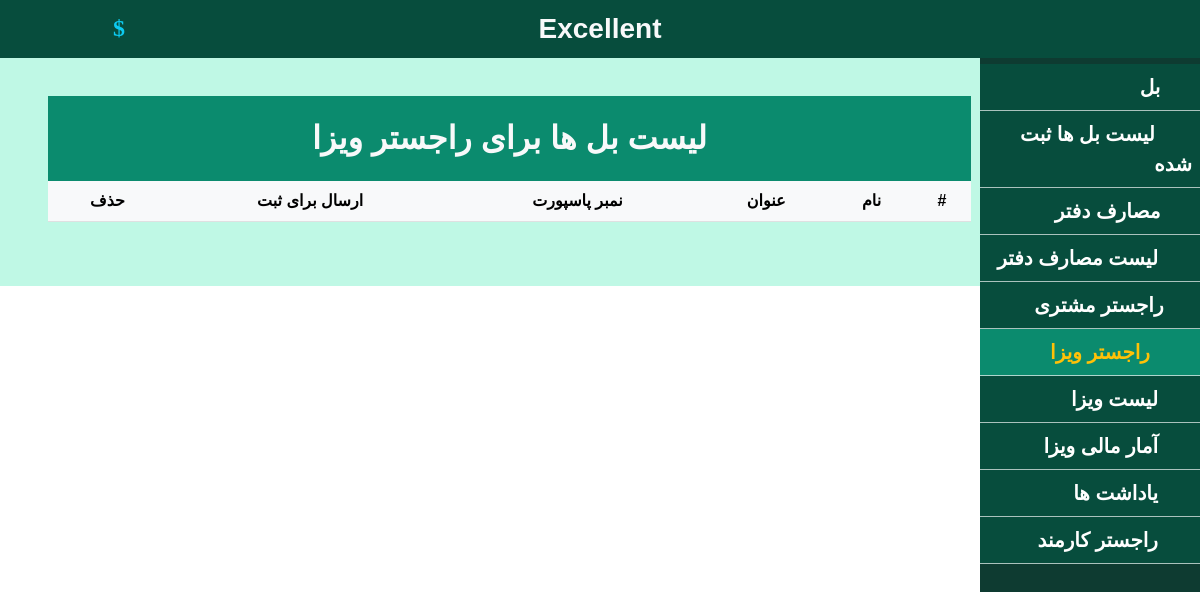
/billVisa/, run on an earlier commit of the app's database.
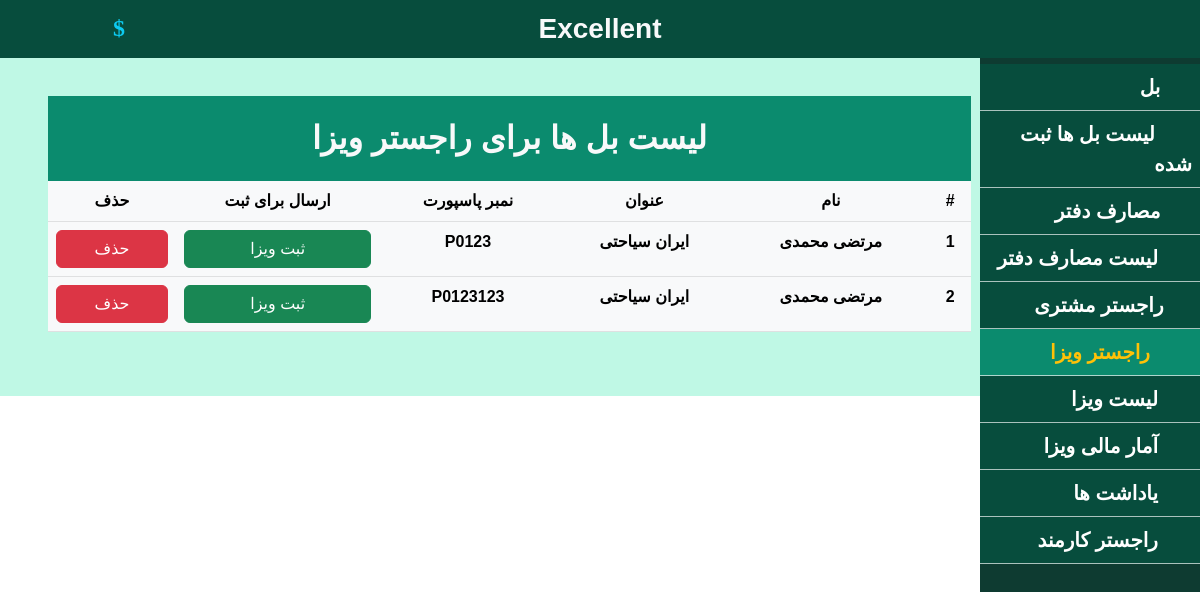
And on a later commit of the database.
### travel_tour/models.py (models this page shows, shortened)
class BCV(models.Model):
    bill = models.ForeignKey(Bill, on_delete=models.CASCADE, null= True)
    customer = models.ForeignKey(Customer, on_delete=models.CASCADE, null= True)
    visa = models.ForeignKey(Visa, on_delete=models.CASCADE, null= True)

class Customer(models.Model):
    name = models.CharField(max_length=50)
    lastname = models.CharField(max_length=50)
    address = models.CharField(max_length=50)
    email = models.CharField(max_length=50,default='unknown')
    phone = models.CharField(max_length=50)
    mainstate = models.CharField(max_length=20)
    currentstate = models.CharField(max_length=20)
    passport = models.CharField(max_length=50,null=True)
    profile = models.ImageField(upload_to='profile/' , blank= True)
    passportImage = models.ImageField(upload_to='document/' , blank= True, null=True)
    cardImage = models.ImageField(upload_to='document/' , blank= True, null=True)

class Bill(models.Model):
    name = models.CharField(max_length=50)
    reciveddoc = models.CharField(max_length=50)
    visatype = models.ForeignKey(VisaType, on_delete=models.CASCADE,null=True)
    othertype = models.ForeignKey(otherbill,on_delete=models.CASCADE,null=True)
    date = models.DateField(auto_now = True)
    price = models.FloatField()
    payed = models.FloatField()
    money = models.ForeignKey(Money, on_delete=models.CASCADE)
    duration = models.IntegerField(null=True)
    isdone = models.BooleanField(default=False)
    cr = models.BooleanField(default=False)
    cv = models.BooleanField(default=False)

class VisaType(models.Model):
    country = models.CharField(max_length=20)
    duration = models.IntegerField()
    type = models.CharField(max_length=20)
    price = models.FloatField()
    money = models.ForeignKey(Money, on_delete=models.CASCADE)

### travel_tour/views.py (the view)
# urls.py: path('billVisa/', billVisa, name='billVisa'),
def billVisa(request):
    context = {}
    records = mod.BCV.objects.filter(visa = None)
    context['records'] = records
    context['page'] = 'راجستر ویزا'
    context['visaregister'] = ' text-warning sub-bg ps-3'
    return render(request,'visa/bill_visa.html',context)

### templates/visa/bill_visa.html (shortened to what this page needs)
{% extends 'shared/_MainLayout.html' %}
{% load static %}
{% block content %}
<div class="body p-5">
    <div class="text-center">
        <div class="detial">
            <div class="list sub-bg" id="list">
                <div class="title_bar fw-bold fs-2 mt-5 text-light text-center">
                    لیست بل ها برای راجستر ویزا
                </div>
                <table class="table table-light fw-bold">
                    <thead>
                        <tr>
                            <th scope="col">#</th>
                            <th scope="col"> نام</th>
                            <th scope="col"> عنوان</th>
                            <th scope="col">نمبر پاسپورت </th>
                            <th scope="col">ارسال برای ثبت</th>
                            <th scope="col">حذف</th>
                        </tr>
                    </thead>
                    <tbody>
                        {% for items in records%}
                        <tr>
                            <th scope="row">{{ items.id }}</th>
                            <td>{{ items.customer.name }} {{items.customer.lastname}}</td>
                            <td>{{ items.bill.visatype.country }} {{items.bill.visatype.type}}</td>
                            <td> {{items.customer.passport}}</td>
                            <td> <a href="/visaRegister/{{items.id}}" class="btn btn-success w-100">ثبت ویزا</a></td>
                            <td> <button type="button" class="btn btn-danger w-100" data-bs-toggle="modal"
                                    data-bs-target="#confirmationModal-{{ items.id }}">
                                    حذف
                                </button></td>
                        </tr>
                        {% endfor %}
                    </tbody>
                </table>
            </div>
        </div>
    </div>
</div>
{% endblock %}

What changed in the data, as far as the page shows it:
added BCV: id "1", customer.name "مرتضی", customer.lastname "محمدی", bill.visatype.country "ایران", bill.visatype.type "سیاحتی", customer.passport "P0123"
added BCV: id "2", customer.name "مرتضی", customer.lastname "محمدی", bill.visatype.country "ایران", bill.visatype.type "سیاحتی", customer.passport "P0123123"
